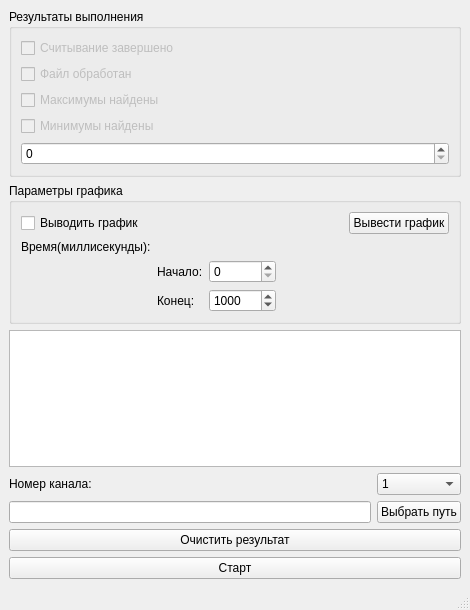
<?xml version="1.0" encoding="UTF-8"?>
<ui version="4.0">
 <class>MainWindow</class>
 <widget class="QMainWindow" name="MainWindow">
  <property name="geometry">
   <rect>
    <x>0</x>
    <y>0</y>
    <width>470</width>
    <height>610</height>
   </rect>
  </property>
  <property name="minimumSize">
   <size>
    <width>400</width>
    <height>610</height>
   </size>
  </property>
  <property name="windowTitle">
   <string>MainWindow</string>
  </property>
  <widget class="QWidget" name="centralwidget">
   <layout class="QGridLayout" name="gridLayout">
    <item row="3" column="1">
     <widget class="QComboBox" name="cmB_numCh">
      <item>
       <property name="text">
        <string>1</string>
       </property>
      </item>
      <item>
       <property name="text">
        <string>2</string>
       </property>
      </item>
      <item>
       <property name="text">
        <string>3</string>
       </property>
      </item>
     </widget>
    </item>
    <item row="6" column="0" colspan="2">
     <widget class="QPushButton" name="pb_start">
      <property name="text">
       <string>Старт</string>
      </property>
      <property name="flat">
       <bool>false</bool>
      </property>
     </widget>
    </item>
    <item row="0" column="0" colspan="2">
     <widget class="QGroupBox" name="gb_result">
      <property name="title">
       <string>Результаты выполнения</string>
      </property>
      <layout class="QFormLayout" name="formLayout">
       <item row="0" column="0">
        <widget class="QCheckBox" name="chB_readSucces">
         <property name="enabled">
          <bool>false</bool>
         </property>
         <property name="text">
          <string>Считывание завершено</string>
         </property>
         <property name="checkable">
          <bool>true</bool>
         </property>
        </widget>
       </item>
       <item row="1" column="0">
        <widget class="QCheckBox" name="chB_procFileSucces">
         <property name="enabled">
          <bool>false</bool>
         </property>
         <property name="text">
          <string>Файл обработан</string>
         </property>
         <property name="checkable">
          <bool>true</bool>
         </property>
        </widget>
       </item>
       <item row="2" column="0">
        <widget class="QCheckBox" name="chB_maxSucess">
         <property name="enabled">
          <bool>false</bool>
         </property>
         <property name="text">
          <string>Максимумы найдены</string>
         </property>
         <property name="checkable">
          <bool>true</bool>
         </property>
        </widget>
       </item>
       <item row="3" column="0">
        <widget class="QCheckBox" name="chB_minSucess">
         <property name="enabled">
          <bool>false</bool>
         </property>
         <property name="text">
          <string>Минимумы найдены</string>
         </property>
        </widget>
       </item>
       <item row="4" column="0" colspan="2">
        <widget class="QSpinBox" name="spinBox"/>
       </item>
      </layout>
     </widget>
    </item>
    <item row="2" column="0" colspan="2">
     <widget class="QTextEdit" name="te_Result">
      <property name="readOnly">
       <bool>true</bool>
      </property>
     </widget>
    </item>
    <item row="3" column="0">
     <widget class="QLabel" name="lb_numCh">
      <property name="text">
       <string>Номер канала:</string>
      </property>
     </widget>
    </item>
    <item row="4" column="0">
     <widget class="QLineEdit" name="le_path">
      <property name="readOnly">
       <bool>true</bool>
      </property>
     </widget>
    </item>
    <item row="5" column="0" colspan="2">
     <widget class="QPushButton" name="pb_clearResult">
      <property name="text">
       <string>Очистить результат</string>
      </property>
     </widget>
    </item>
    <item row="4" column="1">
     <widget class="QPushButton" name="pb_path">
      <property name="text">
       <string>Выбрать путь</string>
      </property>
     </widget>
    </item>
    <item row="1" column="0" colspan="2">
     <widget class="QGroupBox" name="grB_graphicSettings">
      <property name="title">
       <string>Параметры графика</string>
      </property>
      <layout class="QGridLayout" name="gridLayout_2" columnstretch="30,10,20,40,0">
       <item row="4" column="2">
        <widget class="QSpinBox" name="spB_timeStart">
         <property name="buttonSymbols">
          <enum>QAbstractSpinBox::UpDownArrows</enum>
         </property>
         <property name="minimum">
          <number>0</number>
         </property>
         <property name="maximum">
          <number>999999</number>
         </property>
         <property name="singleStep">
          <number>100</number>
         </property>
         <property name="value">
          <number>0</number>
         </property>
        </widget>
       </item>
       <item row="5" column="2">
        <widget class="QSpinBox" name="spB_timeEnd">
         <property name="minimum">
          <number>100</number>
         </property>
         <property name="maximum">
          <number>999999</number>
         </property>
         <property name="singleStep">
          <number>100</number>
         </property>
         <property name="value">
          <number>1000</number>
         </property>
        </widget>
       </item>
       <item row="0" column="0">
        <widget class="QCheckBox" name="chB_graphicShow">
         <property name="text">
          <string>Выводить график</string>
         </property>
        </widget>
       </item>
       <item row="1" column="0">
        <widget class="QLabel" name="lb_time">
         <property name="text">
          <string>Время(миллисекунды):</string>
         </property>
        </widget>
       </item>
       <item row="0" column="4">
        <widget class="QPushButton" name="pb_graphicShow">
         <property name="text">
          <string>Вывести график</string>
         </property>
        </widget>
       </item>
       <item row="5" column="1">
        <widget class="QLabel" name="lb_timeEnd">
         <property name="text">
          <string>Конец:</string>
         </property>
        </widget>
       </item>
       <item row="4" column="1">
        <widget class="QLabel" name="lb_timeStart">
         <property name="text">
          <string>Начало:</string>
         </property>
        </widget>
       </item>
       <item row="4" column="3">
        <spacer name="horizontalSpacer">
         <property name="orientation">
          <enum>Qt::Horizontal</enum>
         </property>
         <property name="sizeHint" stdset="0">
          <size>
           <width>40</width>
           <height>20</height>
          </size>
         </property>
        </spacer>
       </item>
      </layout>
     </widget>
    </item>
   </layout>
  </widget>
  <widget class="QMenuBar" name="menubar">
   <property name="geometry">
    <rect>
     <x>0</x>
     <y>0</y>
     <width>470</width>
     <height>21</height>
    </rect>
   </property>
  </widget>
  <widget class="QStatusBar" name="statusbar"/>
 </widget>
 <resources/>
 <connections>
  <connection>
   <sender>pb_clearResult</sender>
   <signal>clicked()</signal>
   <receiver>te_Result</receiver>
   <slot>clear()</slot>
   <hints>
    <hint type="sourcelabel">
     <x>224</x>
     <y>369</y>
    </hint>
    <hint type="destinationlabel">
     <x>211</x>
     <y>248</y>
    </hint>
   </hints>
  </connection>
 </connections>
</ui>
